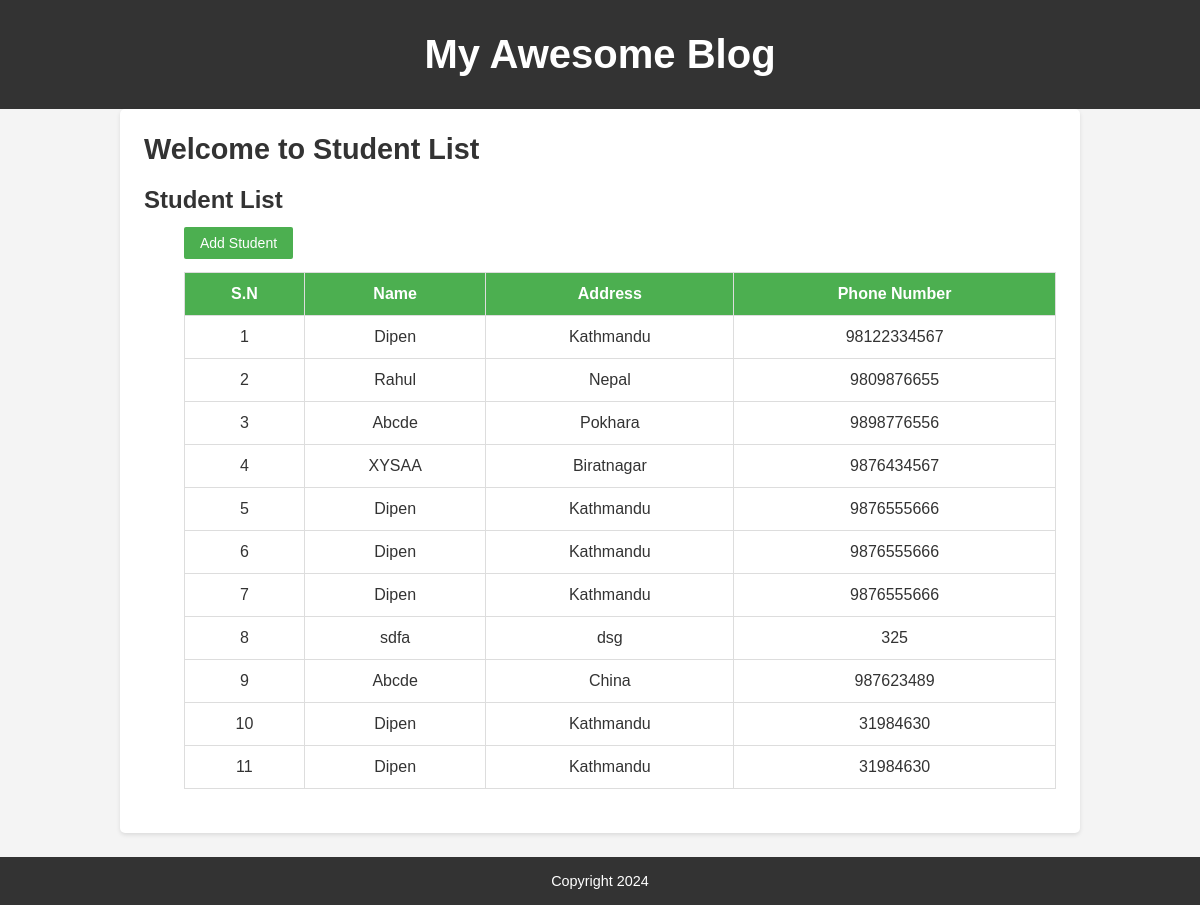
The page /student_list/ on the database its author committed.
### home/models.py (models this page shows, shortened)
class Student (models.Model):
    name = models.CharField(max_length=200)
    address = models.CharField(max_length=100)
    phone_no = models.BigIntegerField()
    created_at = models.DateTimeField(auto_now_add=True)

### home/views.py (the view)
# urls.py: path('student_list/', views.student_list, name='student_list'),
def student_list(request):
    student_list = Student.objects.all()
    return render(request, 'student_html/student_list.html', context={'student_list' : student_list})

### home/templates/student_html/student_list.html (shortened to what this page needs)
{% extends 'base2.html' %}
{% block content %}
<article class="blog-post">
    <h2>Welcome to Student List</h2>
    <h1>Student List</h1>
<a href="{% url 'student_create' %}">Add Student</a>
<ul>
    <table>
        <tr>
            <th>S.N</th>
            <th>Name</th>
            <th>Address</th>
            <th>Phone Number</th>
        </tr>
        {% for student in student_list %}
        <tr>
            <td>{{forloop.counter}}</td>
            <td>{{student.name}}</td>
            <td>{{student.address}}</td>
            <td>{{student.phone_no}}</td>
        </tr>
        {% endfor %}
        </table>
</ul>
{% endblock %}

### home/static/css/style.css (style rules this page uses)
body { font-family: Arial, sans-serif; margin: 0; padding: 0; color: #333; background-color: #f4f4f4; }
.blog-post { background: #fff; padding: 1.5rem; margin-bottom: 1.5rem; border-radius: 5px; box-shadow: 0 2px 4px rgba(0, 0, 0, 0.1); }
.blog-post h2 { margin: 0 0 0.5rem; font-size: 1.8rem; }

### home/static/css/student.css (style rules this page uses)
table { width: 100%; border-collapse: collapse; margin: 20px 0; text-align: center; }
th, td { padding: 12px; border: 1px solid #ddd; }
th { background-color: #4CAF50; color: white; }
a { text-decoration: none; color: white; background-color: #4CAF50; padding: 8px 16px; border-radius: 2px; font-size: 16px; margin-left: 40px; }
a { text-decoration: none; color: white; background-color: #4CAF50; padding: 8px 16px; border-radius: 2px; font-size: 14px; }

### rows shown on the page
Student: name "Dipen", address "Kathmandu", phone_no "98122334567"
Student: name "Rahul", address "Nepal", phone_no "9809876655"
Student: name "Abcde", address "Pokhara", phone_no "9898776556"
Student: name "XYSAA", address "Biratnagar", phone_no "9876434567"
Student: name "Dipen", address "Kathmandu", phone_no "9876555666"
Student: name "Dipen", address "Kathmandu", phone_no "9876555666"
Student: name "Dipen", address "Kathmandu", phone_no "9876555666"
Student: name "sdfa", address "dsg", phone_no "325"
Student: name "Abcde", address "China", phone_no "987623489"
Student: name "Dipen", address "Kathmandu", phone_no "31984630"
Student: name "Dipen", address "Kathmandu", phone_no "31984630"
